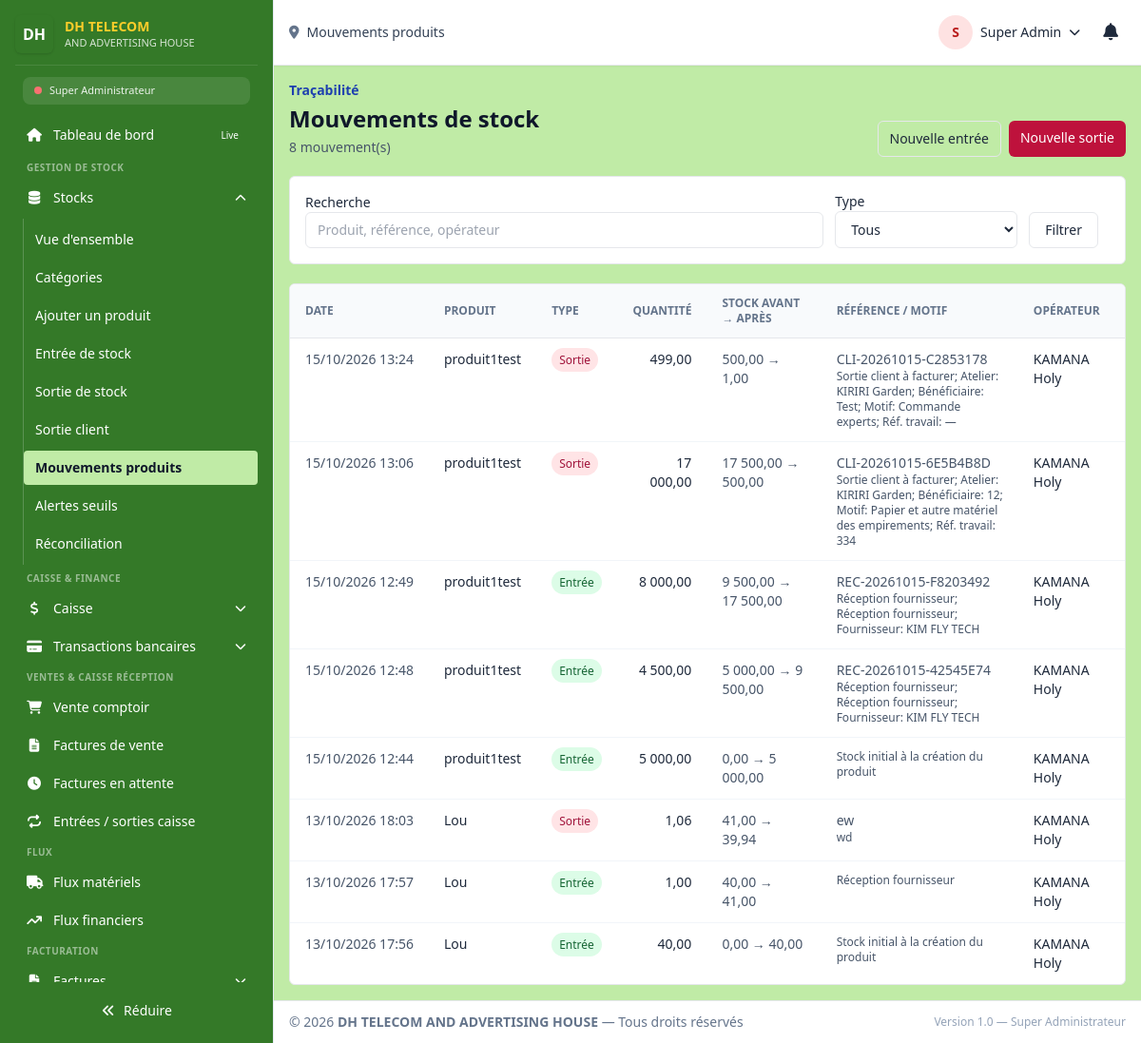
/super_admin/stock/mouvements (signed in), run on the app's committed database.
### tables this page shows
CREATE TABLE `users` (
  `id` int(100) NOT NULL,
  `profil` varchar(255) NOT NULL DEFAULT '',
  `user_name` varchar(255) NOT NULL,
  `password` varchar(255) NOT NULL COMMENT 'bcrypt hash',
  `secret_code` varchar(255) DEFAULT NULL,
  `category` varchar(100) DEFAULT NULL COMMENT 'Réf cat_users.category',
  `f_name` varchar(100) DEFAULT NULL,
  `l_name` varchar(100) DEFAULT NULL,
  `telephone` varchar(100) DEFAULT NULL,
  `email` varchar(100) DEFAULT NULL,
  `adress` varchar(100) NOT NULL DEFAULT '',
  `level` varchar(100) NOT NULL DEFAULT '',
  `salary` decimal(10,0) NOT NULL DEFAULT 0,
  `status` varchar(100) NOT NULL DEFAULT 'Disponible',
  `session_id` varchar(1000) NOT NULL DEFAULT '',
  `admission` date NOT NULL DEFAULT curdate(),
  `reset_token` varchar(255) DEFAULT NULL,
  `token_expiry` datetime DEFAULT current_timestamp(),
  `jwt_secret` varchar(255) DEFAULT NULL COMMENT 'Secret personnel pour JWT',
  `last_login` datetime DEFAULT NULL,
  `failed_attempts` int(11) DEFAULT 0,
  `locked_until` datetime DEFAULT NULL,
  `created_at` timestamp NOT NULL DEFAULT current_timestamp(),
  `updated_at` timestamp NOT NULL DEFAULT current_timestamp() ON UPDATE current_timestamp()
);

CREATE TABLE `stock_movements` (
  `id` int(11) NOT NULL,
  `product_id` int(11) NOT NULL,
  `product_name` varchar(100) NOT NULL,
  `movement_type` enum('entree','sortie','correction') NOT NULL,
  `quantity` decimal(10,2) NOT NULL,
  `quantity_before` decimal(10,2) NOT NULL,
  `quantity_after` decimal(10,2) NOT NULL,
  `unit_cost` decimal(10,0) NOT NULL DEFAULT 0,
  `total_amount` decimal(15,0) NOT NULL DEFAULT 0,
  `reference` varchar(100) DEFAULT NULL,
  `reason` varchar(500) DEFAULT NULL,
  `operator` varchar(100) NOT NULL,
  `created_at` timestamp NOT NULL DEFAULT current_timestamp()
);

### dash/magasinier/stock_mouvements.php (the view, shortened to what the rows shown need)
<?php
require_once __DIR__ . '/../../api/database.php'; require_once __DIR__ . '/_inventory.php';
$db=Database::getInstance(); $role=$user['role_system']; $search=trim((string)($_GET['q']??'')); $type=(string)($_GET['type']??'');
$conditions=['1 = 1']; $params=[];
$where='WHERE '.implode(' AND ',$conditions); $total=(int)$db->fetchColumn("SELECT COUNT(*) FROM stock_movements $where",$params); $page=max(1,(int)($_GET['page']??1)); $perPage=25; $pages=max(1,(int)ceil($total/$perPage)); $page=min($page,$pages); $offset=($page-1)*$perPage;
$movements=$db->fetchAll("SELECT product_name,movement_type,quantity,quantity_before,quantity_after,unit_cost,total_amount,reference,reason,operator,created_at FROM stock_movements $where ORDER BY id DESC LIMIT $perPage OFFSET $offset",$params);
?>
<section class="space-y-5"><header class="flex flex-col gap-3 sm:flex-row sm:items-end sm:justify-between"><div><h1 class="mt-1 text-2xl font-bold text-slate-900">Mouvements de stock</h1></div></header>
<div class="overflow-x-auto rounded-md border bg-white"><table class="min-w-full divide-y text-sm"><thead class="bg-slate-50 text-left text-xs uppercase text-slate-500"><tr><th class="px-4 py-3">Date</th><th class="px-4 py-3">Produit</th><th class="px-4 py-3">Type</th><th class="px-4 py-3 text-right">Quantité</th><th class="px-4 py-3">Stock avant → après</th><th class="px-4 py-3">Référence / motif</th><th class="px-4 py-3">Opérateur</th></tr></thead><tbody class="divide-y divide-slate-100">
<?php if(!$movements):?><tr><td colspan="7" class="px-4 py-12 text-center text-slate-500">Aucun mouvement pour ces critères.</td></tr><?php else:foreach($movements as $movement): $labels=['entree'=>'Entrée','sortie'=>'Sortie','correction'=>'Correction'];?><tr class="align-top hover:bg-slate-50"><td class="whitespace-nowrap px-4 py-3 text-slate-600"><?=inventoryEscape(date('d/m/Y H:i',strtotime($movement['created_at'])))?></td><td class="px-4 py-3 font-medium"><?=inventoryEscape($movement['product_name'])?></td><td class="px-4 py-3"><span class="rounded-full px-2 py-1 text-xs <?= $movement['movement_type']==='entree'?'bg-green-100 text-green-800':($movement['movement_type']==='sortie'?'bg-rose-100 text-rose-800':'bg-amber-100 text-amber-800')?>"><?=inventoryEscape($labels[$movement['movement_type']]??$movement['movement_type'])?></span></td><td class="px-4 py-3 text-right font-medium"><?=number_format((float)$movement['quantity'],2,',',' ')?></td><td class="px-4 py-3 text-slate-600"><?=number_format((float)$movement['quantity_before'],2,',',' ')?> → <?=number_format((float)$movement['quantity_after'],2,',',' ')?></td><td class="max-w-xs px-4 py-3 text-slate-600"><?php if($movement['reference']):?><div><?=inventoryEscape($movement['reference'])?></div><?php endif;?><div class="text-xs"><?=inventoryEscape($movement['reason']?:'—')?></div></td><td class="px-4 py-3"><?=inventoryEscape($movement['operator'])?></td></tr><?php endforeach;endif;?>
</tbody></table></div>
</section>

### dash/template/layout.php (shortened to what the rows shown need)
<?php
require_once __DIR__ . "/permissions.php";
$escName   = htmlspecialchars($user["nom_complet"] ?? "Utilisateur", ENT_QUOTES, 'UTF-8');
$roleColor = getRoleColor($user["role_system"] ?? "");
$escAvatar = !empty($user["avatar"]) ? htmlspecialchars($user["avatar"], ENT_QUOTES, 'UTF-8') : null;
            ?>
<!doctype html>
<html lang="fr">
<head>
    <link rel="stylesheet"
          href="https://cdnjs.cloudflare.com/ajax/libs/font-awesome/6.5.1/css/all.min.css"
>
    <script src="https://cdn.tailwindcss.com"></script>
</head>
<body class="min-h-screen bg-[#C0EBA6] text-slate-800 antialiased">
<div id="app" class="relative flex h-screen">
    <div id="mainArea" class="w-0 min-w-0 flex-1 flex flex-col min-h-0 ml-0 lg:ml-72 anim-smooth">
        <header class="flex items-center justify-between gap-4 px-4 py-3 border-b bg-white shadow-sm">
            <div class="flex items-center gap-3">
                <div class="relative">
                    <button id="userBtn" type="button" aria-haspopup="true" aria-expanded="false"
                            class="flex items-center gap-2 p-1 rounded hover:bg-slate-100 focus:outline-none">
                        <?php if ($escAvatar): ?>
                            <img class="h-9 w-9 rounded-full object-cover" src="<?= $escAvatar ?>" alt="<?= $escName ?>">
                        <?php else: ?>
                            <span class="inline-flex h-9 w-9 rounded-full bg-<?= $roleColor ?>-100 text-<?= $roleColor ?>-700 items-center justify-center font-semibold text-sm">
                                <?= strtoupper(substr($escName, 0, 1)) ?>
                            </span>
                        <?php endif; ?>
                        <span class="hidden sm:inline text-sm font-medium"><?= $escName ?></span>
                        <i class="fa-solid fa-chevron-down text-xs"></i>
                    </button>
                </div>
            </div>
        </header>
        <main id="content" class="min-w-0 flex-1 overflow-x-hidden overflow-y-auto p-4">
            <?php
            if (isset($content) && $content !== '') {
                echo $content;
            } else {
                echo '<div class="p-4 bg-yellow-50 text-yellow-800 rounded">Aucun contenu à afficher.</div>';
            }
            ?>
        </main>
    </div>
</div>
</body>
</html>

### data on the page
users: category "S", category "Super Admin"
stock_movements: created_at "15/10/2026 13:24", product_name "produit1test", movement_type "Sortie", quantity "499,00", quantity_before "500,00", quantity_after "1,00", reference "CLI-20261015-C2853178", reason "Sortie client à facturer; Atelier: KIRIRI Garden; Bénéficiaire: Test; Motif: Commande experts; Réf. travail: —", operator "KAMANA Holy"
stock_movements: created_at "15/10/2026 13:06", product_name "produit1test", movement_type "Sortie", quantity "17 000,00", quantity_before "17 500,00", quantity_after "500,00", reference "CLI-20261015-6E5B4B8D", reason "Sortie client à facturer; Atelier: KIRIRI Garden; Bénéficiaire: 12; Motif: Papier et autre matériel des empirements; Réf. travail: 334", operator "KAMANA Holy"
stock_movements: created_at "15/10/2026 12:49", product_name "produit1test", movement_type "Entrée", quantity "8 000,00", quantity_before "9 500,00", quantity_after "17 500,00", reference "REC-20261015-F8203492", reason "Réception fournisseur; Réception fournisseur; Fournisseur: KIM FLY TECH", operator "KAMANA Holy"
stock_movements: created_at "15/10/2026 12:48", product_name "produit1test", movement_type "Entrée", quantity "4 500,00", quantity_before "5 000,00", quantity_after "9 500,00", reference "REC-20261015-42545E74", reason "Réception fournisseur; Réception fournisseur; Fournisseur: KIM FLY TECH", operator "KAMANA Holy"
stock_movements: created_at "15/10/2026 12:44", product_name "produit1test", movement_type "Entrée", quantity "5 000,00", quantity_before "0,00", quantity_after "5 000,00", reason "Stock initial à la création du produit", operator "KAMANA Holy"
stock_movements: created_at "13/10/2026 18:03", product_name "Lou", movement_type "Sortie", quantity "1,06", quantity_before "41,00", quantity_after "39,94", reference "ew", reason "wd", operator "KAMANA Holy"
stock_movements: created_at "13/10/2026 17:57", product_name "Lou", movement_type "Entrée", quantity "1,00", quantity_before "40,00", quantity_after "41,00", reason "Réception fournisseur", operator "KAMANA Holy"
stock_movements: created_at "13/10/2026 17:56", product_name "Lou", movement_type "Entrée", quantity "40,00", quantity_before "0,00", quantity_after "40,00", reason "Stock initial à la création du produit", operator "KAMANA Holy"

### other printed values
$escRole "Super Administrateur"
$item['label'] "Tableau de bord"
$item['badge']['text'] "Live"
$section['label'] "GESTION DE STOCK"
$item['label'] "Stocks"
$sub['label'] "Vue d'ensemble"
$sub['label'] "Catégories"
$sub['label'] "Ajouter un produit"
$sub['label'] "Entrée de stock"
$sub['label'] "Sortie de stock"
$sub['label'] "Sortie client"
$sub['label'] "Mouvements produits"
$sub['label'] "Alertes seuils"
$sub['label'] "Réconciliation"
$section['label'] "CAISSE & FINANCE"
